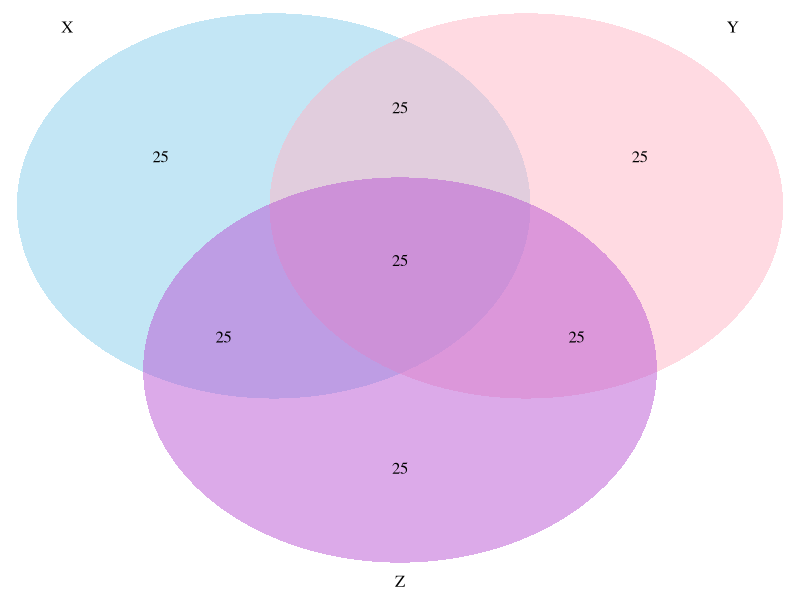
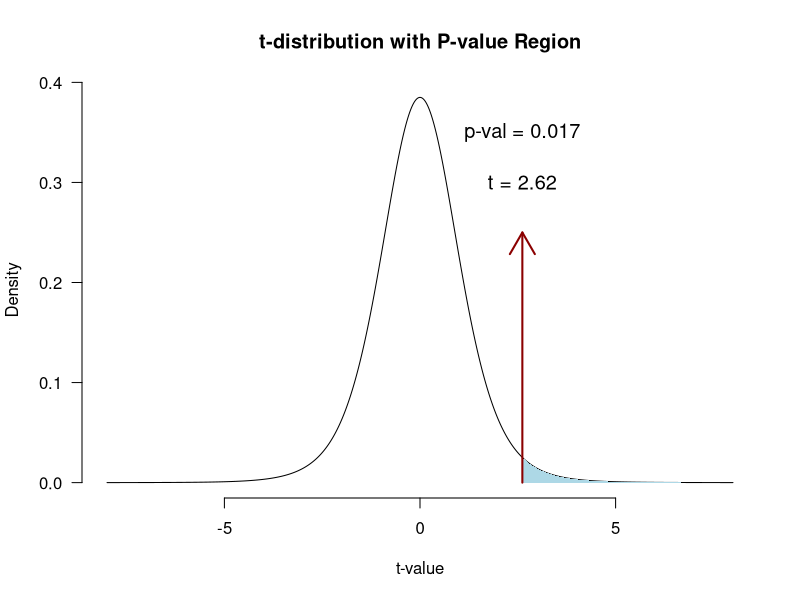

R code for these plots, in order:
## ---- chunk 1
if(!"VennDiagram" %in% installed.packages()) { install.packages("VennDiagram") };
library("VennDiagram")
n     <- 10
data <- read.csv("../../../datasets/Album Sales.csv")[, -4]
data <- data[1:n, ] # take the first 10 rows of the album sales data set from Field
sales         <- data$sales
airplay       <- data$airplay
adverts       <- data$adverts
N             <- length(sales)
## ---- chunk 2
grid.newpage()
draw.triple.venn(area1 = 100, area2 = 100, area3 = 100, 
                 n12  = 50, 
                 n23  = 50, 
                 n13  = 50, 
                 n123 = 25, 
                 category = c("X", "Y", "Z"), lty = "blank", 
                 fill = c("skyblue", "pink1", "mediumorchid"), cat.prompts = F)
## ---- chunk 3
adverts <- data$adverts

cor.sales.airplay    <- cor(sales,airplay)
cor.sales.adverts    <- cor(sales,adverts)
cor.airplay.adverts  <- cor(airplay,adverts)

data.frame(cor.sales.airplay, cor.sales.adverts, cor.airplay.adverts)
## ---- chunk 4
numerator   <- cor.sales.airplay - (cor.sales.adverts * cor.airplay.adverts)
denominator <- sqrt( (1-cor.sales.adverts^2)*(1-cor.airplay.adverts^2) )

partial.correlation <- numerator / denominator

partial.correlation
## ---- chunk 5
df <- N - 3

t.pr <- ( partial.correlation*sqrt(df) ) / sqrt(1-partial.correlation^2)
t.pr
## ---- chunk 6
# Set up the plot for the F-distribution
curve(dt(x, df), from = -8, to = 8, n = 1000, bty = "n", las = 1,
      xlab = "t-value", ylab = "Density", main = "t-distribution with P-value Region")

# Shade the upper tail (p-value region) using polygon
# Define the region to fill (upper tail, greater than fStat)
x_vals <- seq(t.pr, 10, length.out = 100)
y_vals <- dt(x_vals, df)

# Draw the polygon to fill the area under the curve
polygon(c(t.pr, x_vals, 10), c(0, y_vals, 0), col = "lightblue", border = NA)

# Optionally, add a vertical line at the F-statistic
arrows(x0 = t.pr, x1 = t.pr, y0 = 0 , y1 = 0.25, col = "darkred", lwd = 2)
text(x = t.pr, y = 0.3, paste("t =", round(t.pr, 2)), cex = 1.2)
text(x = t.pr, y = 0.35, paste("p-val =", round(1 - pt(t.pr, df), 3)), cex = 1.2)
